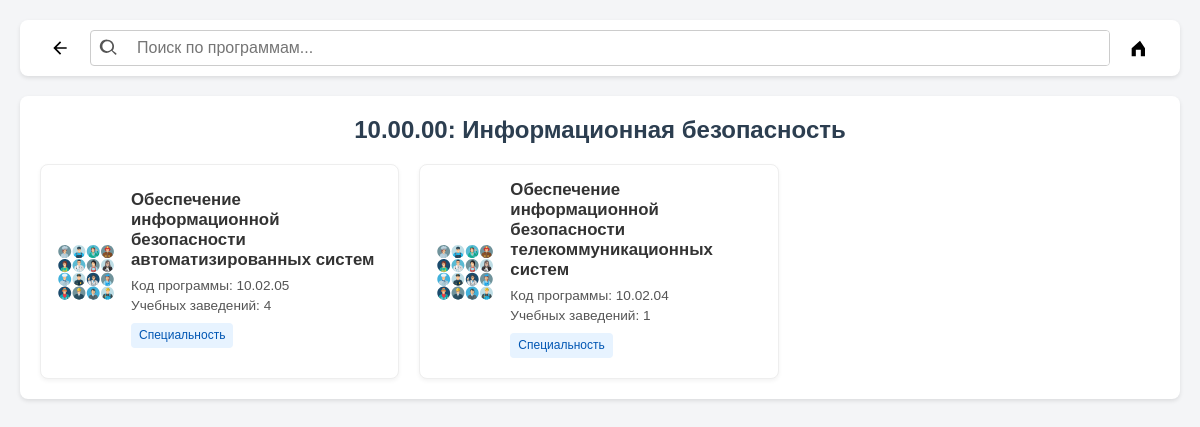
/abiturent/programs.php?direction_code=10.00.00, run on the app's committed database.
### tables this page shows
CREATE TABLE `directions` (
  `id` int(11) NOT NULL,
  `name` text NOT NULL,
  `program_code_identifier` text NOT NULL,
  `image_path` text DEFAULT NULL,
  `created_at` timestamp NOT NULL DEFAULT current_timestamp()
);

CREATE TABLE `programs` (
  `id` int(11) NOT NULL,
  `direction_id` int(11) NOT NULL,
  `name` text NOT NULL,
  `program_code` text NOT NULL,
  `keywords` text DEFAULT NULL,
  `image_path` text DEFAULT NULL,
  `attributes` text DEFAULT NULL,
  `created_at` timestamp NOT NULL DEFAULT current_timestamp()
);

### abiturent/programs.php (the view, shortened to what this page needs)
<?php
require_once __DIR__ . '/admin/config.php';
$direction_code_identifier = isset($_GET['direction_code']) ? trim($_GET['direction_code']) : null;
$direction_name_display = 'Направление не указано';
$programs_list = [];
$direction_found = false;
if (!empty($direction_code_identifier)) {
    $stmt_dir = $conn->prepare("SELECT id, name FROM directions WHERE program_code_identifier = ?");
    $stmt_dir->bind_param("s", $direction_code_identifier);
    $stmt_dir->execute();
    $direction_result = $stmt_dir->get_result();
    $direction = $direction_result->fetch_assoc();
    if ($direction) {
        $direction_found = true;
        $direction_name_display = $direction['name'];
        $direction_id = $direction['id'];
        $stmt_prog = $conn->prepare("
            SELECT
                p.id, p.name, p.program_code, p.keywords, p.attributes, p.image_path,
                COUNT(DISTINCT b.establishment_id) as num_establishments,
                SUM(CASE WHEN b.cluster_id IS NOT NULL THEN 1 ELSE 0 END) > 0 as is_professionalitet_related
            FROM
                programs p
            LEFT JOIN
                bundles b ON p.id = b.program_id
            WHERE
                p.direction_id = ?
            GROUP BY
                p.id, p.name, p.program_code, p.keywords, p.attributes, p.image_path
            HAVING
                COUNT(DISTINCT b.establishment_id) > 0
            ORDER BY
                p.name
        ");
        $stmt_prog->bind_param("i", $direction_id);
        $stmt_prog->execute();
        $programs_result = $stmt_prog->get_result();
        while ($program_row = $programs_result->fetch_assoc()) {
            $program_row['image_path'] = $program_row['image_path'] ? "uploads/programs/" . $program_row['image_path'] : "uploads/programs/placeholder.svg";
            $program_row['attributes_array'] = !empty($program_row['attributes']) ? array_map('trim', explode(',', $program_row['attributes'])) : [];
            $programs_list[] = $program_row;
        }
    } else {
        $direction_name_display = 'Направление с кодом "' . htmlspecialchars($direction_code_identifier) . '" не найдено';
    }
}
?>
<!DOCTYPE html>
<html lang="ru">
<head>
</head>
<body>
  <header class="header">
       <button class="header-button back-button" id="backButton" title="Назад">
             <svg xmlns="http://www.w3.org/2000/svg" viewBox="0 0 24 24" fill="currentColor" width="20px" height="20px">
                <path d="M20 11H7.83l5.59-5.59L12 4l-8 8 8 8 1.41-1.41L7.83 13H20v-2z"/>
            </svg>
        </button>
        <div class="search-area">
            <div class="search-container">
                 <svg xmlns="http://www.w3.org/2000/svg" viewBox="0 0 24 24" fill="currentColor" width="20px" height="20px">
                    <path d="M10 2a8 8 0 0 1 6.32 12.9L20.69 18.3a1 1 0 0 1-1.41 1.41l-4.39-4.38A8 8 0 1 1 10 2zm0 2a6 6 0 1 0 0 12A6 6 0 0 0 10 4z"/>
                </svg>
                <input type="text" placeholder="Поиск по программам..." class="search-input" id="programSearchInput">
            </div>
             <button class="header-button filter-button" id="goHomeButton" title="На главную"> <svg xmlns="http://www.w3.org/2000/svg" viewBox="0 0 24 24" fill="currentColor" width="20px" height="20px">
                   <path d="M12 3.198l-10 9.143V22h5V14h6v8h5V12.34L12 3.198z"/>
                </svg>
            </button>
        </div>
  </header>
  <div class="container">
    <div class="content-wrapper">
        <h1 class="title" id="directionTitle"> <?php echo $direction_code_identifier.": ".htmlspecialchars(strtoupper($direction_name_display)); ?></h1>
        <div class="program-grid" id="programGridContainer">
          <?php if (empty($programs_list)): ?>
              <?php if ($direction_found): ?>
                <p class="no-results php-no-results-message">Программы по этому направлению не найдены или не имеют учебных заведений.</p>
              <?php elseif (!empty($direction_code_identifier)): ?>
                <p class="no-results php-no-results-message">Направление с кодом "<?php echo htmlspecialchars($direction_code_identifier); ?>" не найдено.</p>
              <?php else: ?>
                <p class="no-results php-no-results-message">Направление не указано.</p>
              <?php endif; ?>
          <?php else: ?>
              <?php foreach ($programs_list as $program): ?>
                  <a href="establishments.php?program_code=<?php echo urlencode($program['program_code']); ?>" class="program-card" data-search-text="<?php echo strtolower(htmlspecialchars("{$program['name']} {$program['program_code']} {$program['keywords']} " . implode(' ', $program['attributes_array']))); ?>">
                      <img src="<?php echo htmlspecialchars($program['image_path']); ?>" alt="<?php echo htmlspecialchars($program['name']); ?>">
                      <div class="program-details">
                          <h3><?php echo htmlspecialchars($program['name']); ?></h3>
                          <p>Код программы: <?php echo htmlspecialchars($program['program_code']); ?></p>
                          <p>Учебных заведений: <?php echo htmlspecialchars($program['num_establishments']); ?></p>
                          <div class="tags">
                              <?php if (!empty($program['attributes_array'])): ?>
                                  <?php foreach ($program['attributes_array'] as $attr):
                                        $tag_class = 'attribute-tag';
                                  ?>
                                      <span class="<?php echo $tag_class; ?>"><?php echo htmlspecialchars($attr); ?></span>
                                  <?php endforeach; ?>
                              <?php endif; ?>
                          </div>
                      </div>
                  </a>
              <?php endforeach; ?>
          <?php endif; ?>
        </div>
    </div>
  </div>
</body>
</html>

### abiturent/programs.php (style rules this page uses)
body { font-family: Arial, sans-serif; background-color: #f4f5f7; margin: 0; padding: 20px; display: flex; flex-direction: column; align-items: center; }
.header { width: 100%; max-width: 1200px; display: flex; align-items: center; background-color: #fff; padding: 10px 20px; border-radius: 8px; box-shadow: 0 2px 4px rgba(0, 0, 0, 0.1); margin-bottom: 20px; box-sizing: border-box; }
.search-area { display: flex; align-items: center; flex-grow: 1; }
.search-container { display: flex; align-items: center; flex-grow: 1; border: 1px solid #ccc; border-radius: 4px; overflow: hidden; margin-right: 10px; }
.search-input { border: none; padding: 8px 10px; flex-grow: 1; outline: none; font-size: 1rem; }
.search-container svg { margin: 0 8px; color: #555; }
.header-button { background-color: transparent; border: none; padding: 8px 10px; cursor: pointer; display: flex; align-items: center; }
.back-button { margin-right: 10px; }
.container { max-width: 1200px; margin: auto; padding: 0; width: 100%; }
.content-wrapper { background-color: #fff; padding: 20px; border-radius: 8px; box-shadow: 0 2px 4px rgba(0, 0, 0, 0.1); width: 100%; box-sizing: border-box; }
.title { margin: 0 0 20px 0; font-weight: bold; font-size: 1.5em; color: #2c3e50; text-align: center; }
.program-grid { display: flex; flex-wrap: wrap; gap: 20px; justify-content: left; }
.program-card { background: white; border-radius: 8px; box-shadow: 0 2px 4px rgba(0,0,0,0.05); padding: 15px; display: flex; align-items: center; gap: 15px; text-decoration: none; color: inherit; transition: transform 0.2s ease, box-shadow 0.2s ease; width: calc(33.333% - 14px); min-width: 280px; box-sizing: border-box; border: 1px solid #eee; }
.program-card img { width: 60px; height: 60px; object-fit: cover; border-radius: 4px; flex-shrink: 0; }
.program-details { flex-grow: 1; }
.program-card h3 { font-size: 1.05rem; margin: 0 0 8px; font-weight: bold; color: #333; }
.program-card p { margin: 5px 0; font-size: 0.85rem; color: #555; }
.program-card .tags { margin-top: 8px; line-height: 1.6; }
.program-card .attribute-tag { display: inline-block; background-color: #e7f3ff; color: #0056b3; padding: 3px 8px; border-radius: 4px; font-size: 0.75rem; margin-right: 5px; margin-bottom: 5px; font-weight: 500; }

### data on the page
directions: name "Информационная безопасность"
programs: name "Обеспечение информационной безопасности автоматизированных систем", program_code "10.02.05", num_establishments "4", attr "Специальность"
programs: name "Обеспечение информационной безопасности телекоммуникационных систем", program_code "10.02.04", num_establishments "1", attr "Специальность"

### other printed values
$direction_code_identifier "10.00.00"
